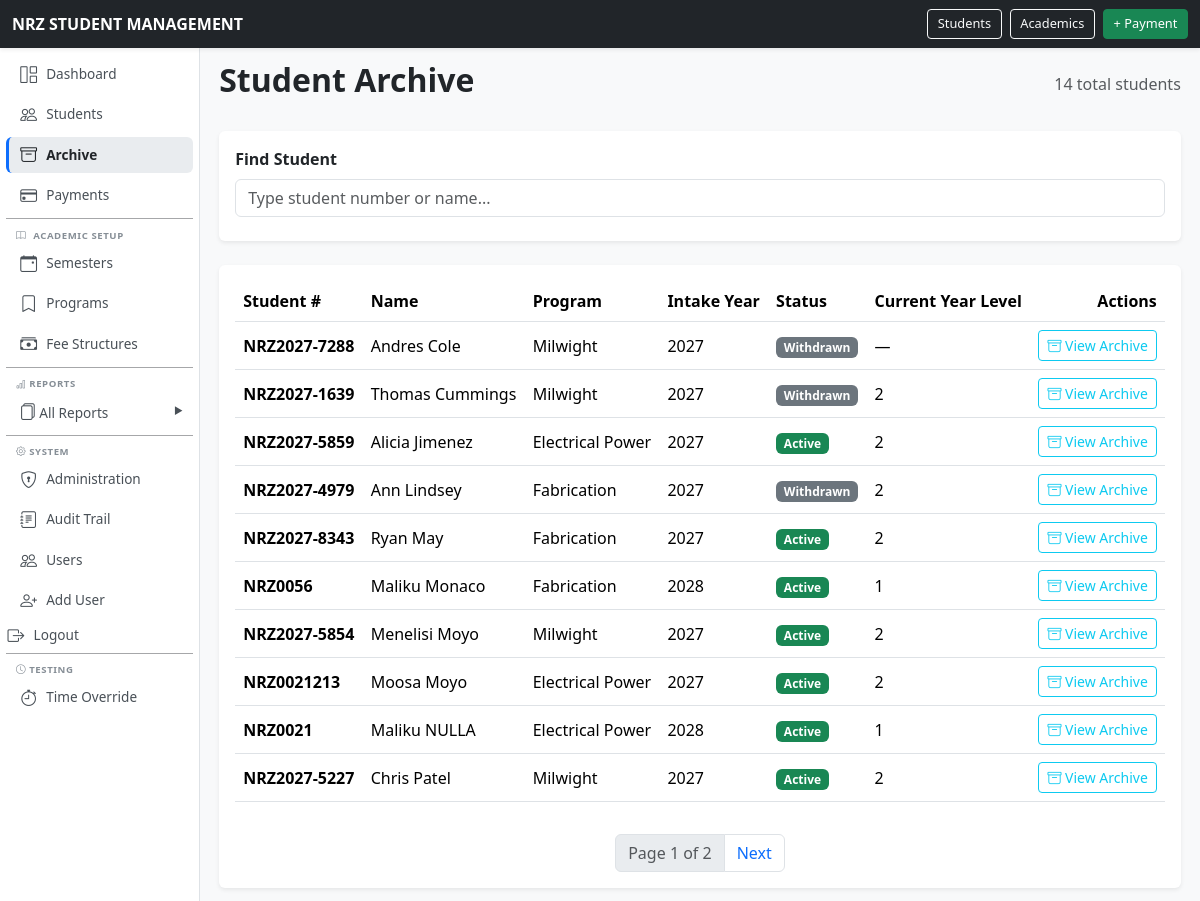
/students/archive/ (signed in), run on the app's committed database.
### school/models.py (models this page shows, shortened)
class Student(models.Model):
    ACTIVE = "ACTIVE"
    DEFERRED = "DEFERRED"
    WITHDRAWN = "WITHDRAWN"
    COMPLETED = "COMPLETED"
    STATUS_CHOICES = [
        (ACTIVE, "Active"),
        (DEFERRED, "Deferred"),
        (WITHDRAWN, "Withdrawn"),
        (COMPLETED, "Completed"),
    ]
    student_number = models.CharField(
        max_length=30,
        unique=True,
    )
    first_name = models.CharField(
        max_length=100,
    )
    national_id = models.CharField(
        max_length=100,
    )
    last_name = models.CharField(
        max_length=100,
    )
    date_of_birth = models.DateField(
        null=True,
        blank=True,
    )
    gender = models.CharField(
        max_length=20,
        blank=True,
    )
    guardian_name = models.CharField(
        max_length=150,
        blank=True,
    )
    guardian_phone = models.CharField(
        max_length=30,
        blank=True,
    )
    student_phone = models.CharField(
        max_length=30,
        blank=True ,
    )
    address = models.TextField(
        blank=True,
    )
    program = models.ForeignKey(
        Program,
        on_delete=models.PROTECT,
        related_name="students",
    )
    intake_year = models.ForeignKey(
        AcademicYear,
        on_delete=models.PROTECT,
        related_name="students",
    )
    status = models.CharField(
        max_length=20,
        choices=STATUS_CHOICES,
        default=ACTIVE,
    )
    created_at = models.DateTimeField(
        auto_now_add=True,
    )
    class Meta:
        ordering = [
            "last_name",
            "first_name",
        ]
        permissions = [
            ("can_view_financial_reports", "Can view financial reports"),
            ("can_view_outstanding_reports", "Can view outstanding balances"),
            ("can_record_payments", "Can record payments"),
        ]
    def get_current_enrollment(self, today=None):
        from school.utils.time_utils import get_current_date
        today = today or get_current_date()
        enrollments = self.enrollments.filter(
            status=Enrollment.ACTIVE
        ).select_related('semester')
        for e in enrollments:
            if e.semester.start_date <= today <= e.semester.end_date:
                return e
        future = enrollments.filter(semester__start_date__gt=today).order_by('semester__start_date')
        if future.exists():
            return future.first()
        past = enrollments.order_by('-semester__end_date')
        return past.first() if past.exists() else None

class Program(models.Model):
    CATEGORY_CHOICES = [
        ("NC", "National Certificate"),
        ("NQ", "National Qualification"),
        ("OTHER", "Other"),
    ]
    code = models.CharField(
        max_length=30,
        unique=True,
    )
    name = models.CharField(
        max_length=150,
        unique=True,
    )
    description = models.TextField(
        blank=True,
    )
    duration_years = models.PositiveSmallIntegerField()
    category = models.CharField(
        max_length=10,
        choices=CATEGORY_CHOICES,
        default="OTHER",
    )
    active = models.BooleanField(
        default=True,
    )
    class Meta:
        ordering = ["name"]

class AcademicYear(models.Model):
    name = models.CharField(
        max_length=20,
        unique=True,
    )
    start_date = models.DateField()
    end_date = models.DateField()
    is_current = models.BooleanField(
        default=False,
    )
    class Meta:
        ordering = ["-name"]
        constraints = [
            models.UniqueConstraint(
                fields=["is_current"],
                condition=Q(is_current=True),
                name="only_one_current_academic_year",
            ),
        ]

class Enrollment(models.Model):
    ACTIVE = "ACTIVE"
    COMPLETED = "COMPLETED"
    DEFERRED = "DEFERRED"
    WITHDRAWN = "WITHDRAWN"
    STATUS_CHOICES = [
        (ACTIVE, "Active"),
        (COMPLETED, "Completed"),
        (DEFERRED, "Deferred"),
        (WITHDRAWN, "Withdrawn"),
    ]
    student = models.ForeignKey(
        Student,
        on_delete=models.PROTECT,
        related_name="enrollments",
    )
    program = models.ForeignKey(
        Program,
        on_delete=models.PROTECT,
        related_name="enrollments",
    )
    semester = models.ForeignKey(
        Semester,
        on_delete=models.PROTECT,
        related_name="enrollments",
    )
    year_level = models.PositiveSmallIntegerField()
    status = models.CharField(
        max_length=20,
        choices=STATUS_CHOICES,
        default=ACTIVE,
    )
    enrolled_at = models.DateTimeField(
        auto_now_add=True,
    )
    class Meta:
        ordering = ["-semester__academic_year__name", "-semester__number"]
        constraints = [
            models.UniqueConstraint(
                fields=["student", "semester"],
                name="student_can_only_enroll_once_per_semester",
            ),
        ]

### school/views.py (the view)
# urls.py: path("students/archive/", views.archive_list, name="archive_list"),
@permission_required("school.view_student", raise_exception=True)
def archive_list(request):
    query = request.GET.get("q", "").strip()
    students = Student.objects.select_related("program", "intake_year")
    if query:
        students = students.filter(
            Q(student_number__icontains=query) |
            Q(first_name__icontains=query) |
            Q(last_name__icontains=query)
        )
    students = students.order_by("last_name", "first_name")
    paginator = Paginator(students, 10)
    page_obj = paginator.get_page(request.GET.get("page"))
    return render(request, "school/student_archive_list.html", {
        "page_obj": page_obj,
        "query": query,
        "total": students.count(),
    })

### school/context_processors.py (called while the page is built)
def time_override_enabled(request):
    return {
        'ENABLE_TIME_OVERRIDE': getattr(settings, 'ENABLE_TIME_OVERRIDE', False)
    }

### school/models.py (called while the page is built)
    @classmethod
    def get_frozen_time(cls):
        obj = cls.objects.first()
        return obj.frozen_datetime if obj else None

### school/utils/time_utils.py (called while the page is built)
def get_current_datetime():
    if getattr(settings, 'ENABLE_TIME_OVERRIDE', False):
        from school.models import TimeOverride
        frozen = TimeOverride.get_frozen_time()
        if frozen is not None:
            if timezone.is_naive(frozen):
                frozen = timezone.make_aware(frozen)
            return frozen
    return timezone.now()

def get_current_date():
    return get_current_datetime().date()

### templates/school/student_archive_list.html (shortened to what this page needs)
{% extends "base.html" %}
{% block content %}
<div class="d-flex justify-content-between align-items-center mb-4">
    <h2 class="fw-bold">Student Archive</h2>
    <span class="text-muted">{{ page_obj.paginator.count }} total students</span>
</div>
<div class="card border-0 shadow-sm mb-4">
    <div class="card-body">
        <label class="form-label fw-semibold">Find Student</label>
        <input
            type="text"
            id="archiveSearch"
            class="form-control"
            placeholder="Type student number or name..."
            autocomplete="off"
            value="{{ query }}"
        >
    </div>
</div>
<div class="card border-0 shadow-sm">
    <div class="card-body">
        <div class="table-responsive">
            <table class="table table-hover align-middle">
                <thead>
                    <tr>
                        <th>Student #</th>
                        <th>Name</th>
                        <th>Program</th>
                        <th>Intake Year</th>
                        <th>Status</th>
                        <th>Current Year Level</th>
                        <th class="text-end">Actions</th>
                    </tr>
                </thead>
                <tbody>
                    {% for student in page_obj %}
                    <tr>
                        <td class="fw-bold">{{ student.student_number }}</td>
                        <td>{{ student.first_name }} {{ student.last_name }}</td>
                        <td>{{ student.program.name }}</td>
                        <td>{{ student.intake_year.name }}</td>
                        <td>
                            {% if student.status == "ACTIVE" %}
                                <span class="badge text-bg-success">Active</span>
                            {% elif student.status == "DEFERRED" %}
                                <span class="badge text-bg-warning">Deferred</span>
                            {% elif student.status == "WITHDRAWN" %}
                                <span class="badge text-bg-secondary">Withdrawn</span>
                            {% elif student.status == "COMPLETED" %}
                                <span class="badge text-bg-primary">Completed</span>
                            {% endif %}
                        </td>
                        <td>
                            {% with enrollment=student.get_current_enrollment %}
                                {{ enrollment.year_level|default:"—" }}
                            {% endwith %}
                        </td>
                        <td class="text-end">
                            <a href="{% url 'archive_detail' student.pk %}" class="btn btn-sm btn-outline-info">
                                <i class="bi bi-archive"></i> View Archive
                            </a>
                        </td>
                    </tr>
                    {% empty %}
                    <tr>
                        <td colspan="7" class="text-center text-muted py-4">
                            No students found.
                        </td>
                    </tr>
                    {% endfor %}
                </tbody>
            </table>
        </div>
        {% if page_obj.paginator.num_pages > 1 %}
        <nav class="mt-3">
            <ul class="pagination justify-content-center mb-0">
                <li class="page-item disabled"><span class="page-link">Page {{ page_obj.number }} of {{ page_obj.paginator.num_pages }}</span></li>
                {% if page_obj.has_next %}
                    <li class="page-item"><a class="page-link" href="?page={{ page_obj.next_page_number }}&q={{ query }}">Next</a></li>
                {% endif %}
            </ul>
        </nav>
        {% endif %}
    </div>
</div>
{% endblock %}

### templates/base.html (style rules this page uses)
body { margin: 0; padding: 0; background-color: #f8f9fa; }

### data on the page
Student: student_number "NRZ2027-7288", first_name "Andres", last_name "Cole", program.name "Milwight", intake_year.name "2027", status "Withdrawn", get_current_enrollment.year_level "—"
Student: student_number "NRZ2027-1639", first_name "Thomas", last_name "Cummings", program.name "Milwight", intake_year.name "2027", status "Withdrawn", get_current_enrollment.year_level "2"
Student: student_number "NRZ2027-5859", first_name "Alicia", last_name "Jimenez", program.name "Electrical Power", intake_year.name "2027", status "Active", get_current_enrollment.year_level "2"
Student: student_number "NRZ2027-4979", first_name "Ann", last_name "Lindsey", program.name "Fabrication", intake_year.name "2027", status "Withdrawn", get_current_enrollment.year_level "2"
Student: student_number "NRZ2027-8343", first_name "Ryan", last_name "May", program.name "Fabrication", intake_year.name "2027", status "Active", get_current_enrollment.year_level "2"
Student: student_number "NRZ0056", first_name "Maliku", last_name "Monaco", program.name "Fabrication", intake_year.name "2028", status "Active", get_current_enrollment.year_level "1"
Student: student_number "NRZ2027-5854", first_name "Menelisi", last_name "Moyo", program.name "Milwight", intake_year.name "2027", status "Active", get_current_enrollment.year_level "2"
Student: student_number "NRZ0021213", first_name "Moosa", last_name "Moyo", program.name "Electrical Power", intake_year.name "2027", status "Active", get_current_enrollment.year_level "2"
Student: student_number "NRZ0021", first_name "Maliku", last_name "NULLA", program.name "Electrical Power", intake_year.name "2028", status "Active", get_current_enrollment.year_level "1"
Student: student_number "NRZ2027-5227", first_name "Chris", last_name "Patel", program.name "Milwight", intake_year.name "2027", status "Active", get_current_enrollment.year_level "2"

### other printed values
{{ page_obj.paginator.count }} "14"
{{ page_obj.number }} "1"
{{ page_obj.paginator.num_pages }} "2"
